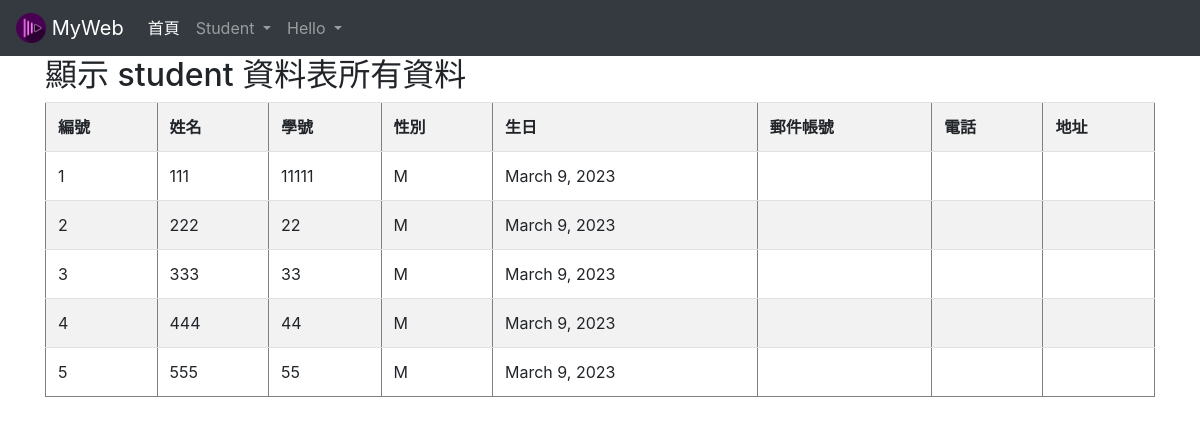
/listall/, run on an earlier commit of the app's database.
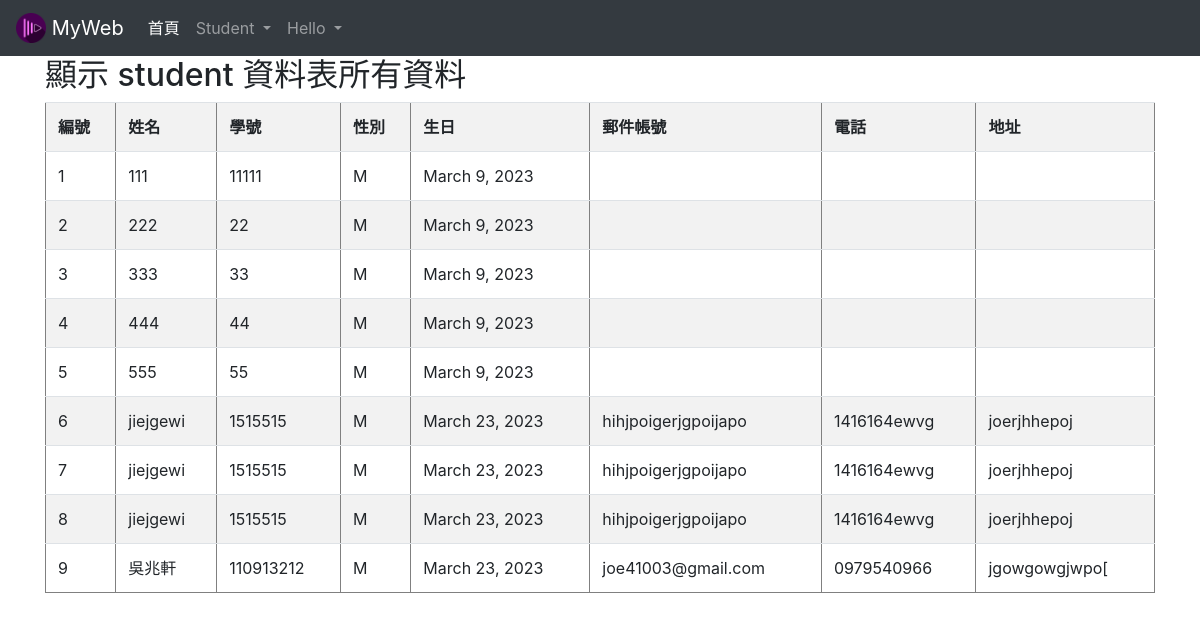
And on a later commit of the database.
### students/models.py (models this page shows, shortened)
class student(models.Model):
    stuName= models.CharField(max_length=50,null=False)
    stuID = models.CharField(max_length=10,null=False)
    stuSex=models.CharField(max_length=2,default="M",null=False)
    stuBirth=models.DateField(null=False)
    stuEmail=models.EmailField(max_length=100,blank=True,default="")
    stuPhone=models.CharField(max_length=20,blank=True,default="")
    stuAddress=models.CharField(max_length=255,blank=True,default="")

### students/views.py (the view)
# urls.py: path('listall/', listall),
def listall(request):
    allStudents = student.objects.all().order_by('id')  #讀取資料表, 依 id 遞增排序
    return render(request, "listall.html", locals())

### templates/listall.html (shortened to what this page needs)
{% extends "base.html" %}
{% block content %}
		<h2>顯示 student 資料表所有資料</h2>
		<table border="1" cellpadding="0" cellspacing="0" class="table table-striped">
			<th>編號</th><th>姓名</th><th>學號</th><th>性別</th><th>生日</th>
			<th>郵件帳號</th><th>電話</th><th>地址</th>
			{% for student in allStudents %}
				<tr>
					<td>{{ student.id }} </td>
					<td>{{ student.stuName }} </td>
					<td>{{ student.stuID }} </td>
					<td>{{ student.stuSex}} </td>
					<td>{{ student.stuBirth }} </td>
					<td>{{ student.stuEmail }} </td>
					<td>{{ student.stuPhone}} </td>
					<td>{{ student.stuAddress }} </td>
				</tr>
			{% endfor %}
		</table>
{% endblock %}

### templates/base.html (shortened to what this page needs)
<!DOCTYPE html>
<html lang="en">
<head>
  {% load static %}
    <link rel="stylesheet" href="style.css">
    <link rel="stylesheet" href="https://cdn.jsdelivr.net/npm/bootstrap@4.6.2/dist/css/bootstrap.min.css">
</head>
<body>
 <nav class="navbar navbar-expand-lg  navbar-dark bg-dark">
  <a class="navbar-brand" href="/">
    <img src="/static/images/premiere.png" width="30" height="30" class="d-inline-block align-top" alt="">
    MyWeb
  </a>
  <div class="collapse navbar-collapse" id="navbarSupportedContent">
    <ul class="navbar-nav mr-auto">
      <li class="nav-item active">
        <a class="nav-link" href="/">首頁<span class="sr-only">(current)</span></a>
      </li>
      <li class="nav-item dropdown">
        <a class="nav-link dropdown-toggle" href="#" role="button" data-toggle="dropdown" aria-expanded="false">
          Student
        </a>
      </li>
      <li class="nav-item dropdown">
        <a class="nav-link dropdown-toggle" href="#" role="button" data-toggle="dropdown" aria-expanded="false">
          Hello
        </a>
      </li>
    </ul>
  </div>
</nav>
<main role="main" class="container">
    <div id="content">
        {% block content %}{% endblock %}
    </div>
  </main>
</body>
</html>

What changed in the data, as far as the page shows it:
added student: id "6", stuName "jiejgewi", stuID "1515515", stuSex "M", stuBirth "March 23, 2023", stuEmail "hihjpoigerjgpoijapo", stuPhone "1416164ewvg", stuAddress "joerjhhepoj"
added student: id "7", stuName "jiejgewi", stuID "1515515", stuSex "M", stuBirth "March 23, 2023", stuEmail "hihjpoigerjgpoijapo", stuPhone "1416164ewvg", stuAddress "joerjhhepoj"
added student: id "8", stuName "jiejgewi", stuID "1515515", stuSex "M", stuBirth "March 23, 2023", stuEmail "hihjpoigerjgpoijapo", stuPhone "1416164ewvg", stuAddress "joerjhhepoj"
added student: id "9", stuName "吳兆軒", stuID "110913212", stuSex "M", stuBirth "March 23, 2023", stuEmail "joe41003@gmail.com", stuPhone "0979540966", stuAddress "jgowgowgjwpo["
